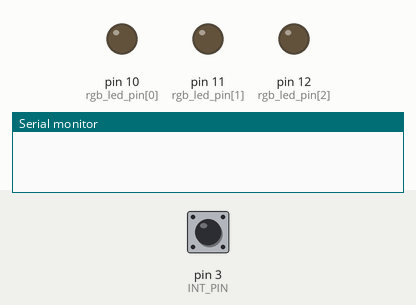
This sketch was run on a simulated Arduino Uno, built with avr-gcc and run on an emulated ATmega328P. Shown: output pins drawn as LEDs (lit = HIGH), the last lines printed to the serial monitor. Inputs (shaded band) come from the test bench; at power-on: pin 3 (INT_PIN) HIGH.

Above: at 1.2 s.
1.3 s: pin 3 (INT_PIN) pulled LOW for 0.15 s
At 2.5 s:
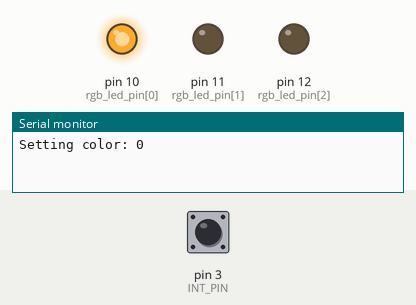
2.9 s: pin 3 (INT_PIN) pulled LOW for 1 s
At 3.7 s:
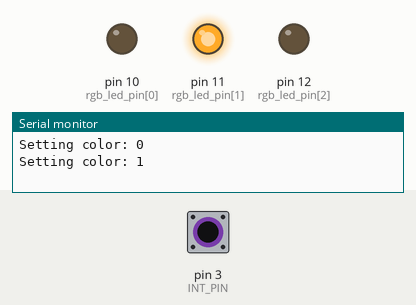
5.4 s: pin 3 (INT_PIN) pulled LOW for 0.15 s
At 5.7 s:
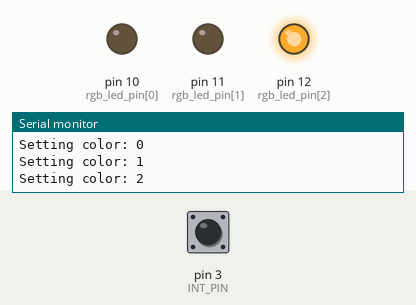
7.0 s: pin 3 (INT_PIN) pulled LOW for 3.2 s
At 8.1 s:
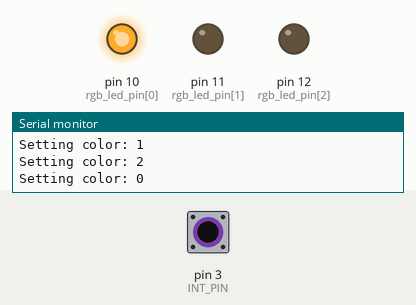
Timing chart, 0 to 10.0 s (numbered marks = the images above; inputs shaded):
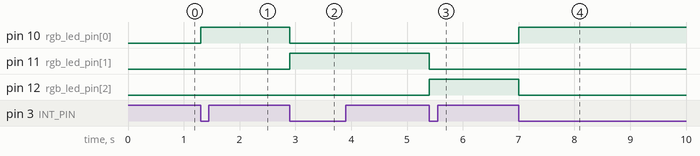

Measured:
- after the input at 1.3 s, pin 10 (rgb_led_pin[0]): LOW → HIGH at once
- after the input at 2.9 s, pin 10 (rgb_led_pin[0]): HIGH → LOW at once; pin 11 (rgb_led_pin[1]): LOW → HIGH at once
- after the input at 5.4 s, pin 11 (rgb_led_pin[1]): HIGH → LOW at once; pin 12 (rgb_led_pin[2]): LOW → HIGH at once
- after the input at 7.0 s, pin 10 (rgb_led_pin[0]): LOW → HIGH at once; pin 12 (rgb_led_pin[2]): HIGH → LOW at once

The sketch:

attach_interrupt.ino
```cpp
#define INT_PIN 3
#define BUTTON_PRESSED 0
#define ERROR -1

enum { RED, GREEN, BLUE, COLOR_MAX };
const int rgb_led_pin[] = { 10, 11, 12 };
bool button_pressed;

#define CYCLE_COLOR(c) (c + 1 == COLOR_MAX ? RED : c + 1)

void setup()
{
    for(int i = 0; i < 3; i++)
    {
        pinMode(rgb_led_pin[i], OUTPUT);
    }

    pinMode(INT_PIN, INPUT_PULLUP);
    attachInterrupt(
        digitalPinToInterrupt(INT_PIN), isr_button_click, FALLING);

    button_pressed = false;
    Serial.begin(9600);
}

void loop()
{
    static int color = RED;

    if(button_pressed)
    {
        Serial.println("Setting color: " + String(color));
        set_rgb_led(color);
        color = CYCLE_COLOR(color);
        button_pressed = false;
    }

    delay(1);
}

void isr_button_click(void)
{
    button_pressed = true;
}

void set_rgb_led(int color)
{
    for(int i = 0; i < 3; i++)
    {
        digitalWrite(rgb_led_pin[i], LOW);
    }

    digitalWrite(rgb_led_pin[color], HIGH);
}
```
